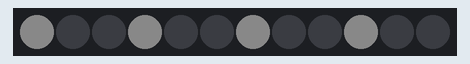
Bench run of a sketch on a simulated Arduino Uno, built with avr-gcc and run on an emulated ATmega328P. On the bench: 12 RGB LEDs in strip order, left to right. Dim RGB values are drawn brighter than linear; random numbers use the default seed unless the sketch sets one.

Above: at 0.18 s.
At 2.55 s:
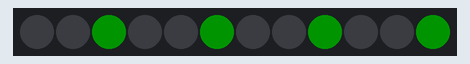
At 4.3 s:
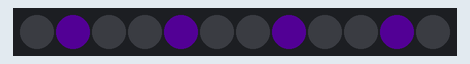
At 11.01 s:
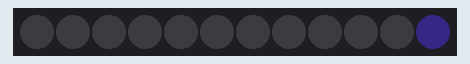
At 21.34 s:
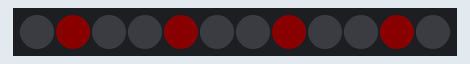
At 39.8 s:
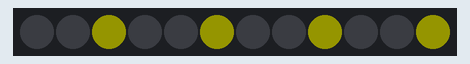

The sketch:

Shock.ino
```cpp
#include <Adafruit_NeoPixel.h>

#define PIN 2

long randNumber;
long randNumberR;
long randNumberG;
long randNumberB;
int numPixels = 12;

Adafruit_NeoPixel strip = Adafruit_NeoPixel(12, PIN, NEO_GRB + NEO_KHZ800);


uint8_t myColors[][3] = {{232, 100, 255},   // purple
                        {200, 200, 20},   // yellow
                        {30, 200, 200},   // blue
                        {237,159,176},    // pink
                        {255, 0, 0},      // red
                        {108, 87,229},     // Dark blue
                        {162,211,172},     // Lt Green
                          };


#define FAVCOLORS sizeof(myColors) / 3


void setup()
{
	pinMode(0, INPUT);
	strip.begin();
	strip.setBrightness(20);
	strip.show();
	randomSeed(analogRead(0));  //Set random number generator seed from analog pin 0
}


void loop()
{


	theaterChaseThree(strip.Color(127, 127, 127), 25); // set brightness to 25
	theaterChaseThree(strip.Color(255, 255, 0), 25);
	theaterChaseThree(strip.Color(127,   0,   0), 25);
	theaterChaseThree(strip.Color(  0, 255,   0), 25);
	theaterChaseThree(strip.Color(  0,   0, 127), 25);
	theaterChaseThree(strip.Color(143, 0, 255), 25);

  for( int x=1; x<=23; x++)
  {
    flashRandom(5, 1);
    flashRandom(5, 3);
    flashRandom(5, 2);

  }


  for( int x=1; x<=13; x++)
  {
    theaterChase(strip.Color(127, 127, 127), 25);
    theaterChase(strip.Color(255, 255, 0), 25);
    theaterChase(strip.Color(127,   0,   0), 25);
    theaterChase(strip.Color(  0, 255,   0), 25);
    theaterChase(strip.Color(  0,   0, 127), 25);
    theaterChase(strip.Color(143, 0, 255), 25);
  }
}


void theaterChase(uint32_t color, int wait) {
  for(int a=0; a<1; a++) {
    for(int b=0; b<3; b++) {
      strip.clear();

      for(int c=b; c<strip.numPixels(); c += 3) {
        strip.setPixelColor(c, color);
      }
      strip.show();
      delay(wait);
    }
  }
 }


void flashRandom(int wait, uint8_t howmany) {

  for(uint16_t i=0; i<howmany; i++) {
    // pick a random favorite color!
    int c = random(FAVCOLORS);
    int red = myColors[c][0];
    int green = myColors[c][1];
    int blue = myColors[c][2];


    int j = random(strip.numPixels());


    for (int x=0; x < 5; x++) {
      int r = red * (x+1); r /= 5;
      int g = green * (x+1); g /= 5;
      int b = blue * (x+1); b /= 5;

      strip.setPixelColor(j, strip.Color(r, g, b));
      strip.show();
      delay(wait);
    }

    for (int u=5; u >= 0; u--) {
      int r = red * u; r /= 5;
      int g = green * u; g /= 5;
      int b = blue * u; b /= 5;

      strip.setPixelColor(j, strip.Color(r, g, b));
      strip.show();
      delay(wait);
    }
  }

}


void randomPixel(uint32_t c, uint8_t wait)
{
	for (int i = 0; i < strip.numPixels(); i = i++)
	{
		strip.setPixelColor(randNumber, c);
	}
	strip.show();

	delay(wait);

	for (int i = 0; i < strip.numPixels(); i = i++)
	{
		strip.setPixelColor(randNumber, 0);
	}
}


void theaterChaseThree(uint32_t color, int wait) {
  for(int a=0; a<10; a++) {
    for(int b=0; b<3; b++) {
      strip.clear();

      for(int c=b; c<strip.numPixels(); c += 3) {
        strip.setPixelColor(c, color);
      }
      strip.show();
      delay(wait);
    }
  }
 }
```
